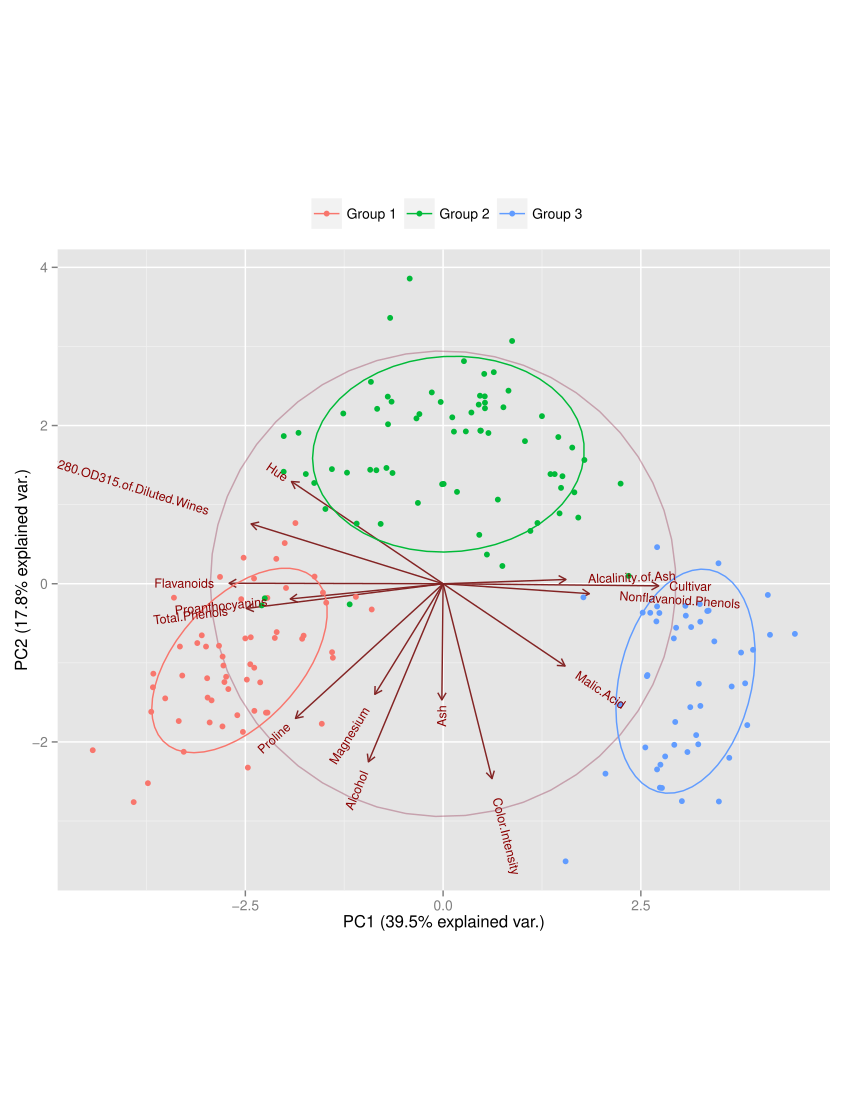

Source code (R):

wine.data<-read.csv('wine.csv', header=TRUE)
wine.data.pca <- prcomp(wine.data, scale. = TRUE, center = TRUE)

library(ggbiplot)
g <- ggbiplot(wine.data.pca, obs.scale = 1, var.scale = 1, 
              ellipse = TRUE, circle = TRUE,
              groups = factor(wine.data$Cultivar, labels = c("Group 1", "Group 2", "Group 3")))
g <- g + scale_color_discrete(name = '')
g <- g + theme(legend.direction = 'horizontal', 
               legend.position = 'top')
print(g)
